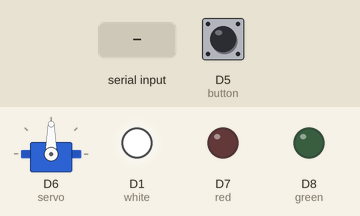
The sketch below on a simulated ESP8266 (NodeMCU). Shown: servo, output pins drawn as LEDs (lit = HIGH). Inputs (shaded band) come from the test bench; at power-on: D5 (button) HIGH. WiFi joins after 1.5 s; servers stay silent unless stated; what the sketch prints to the serial monitor is not drawn.

Above: at 2.7 s.
2.8 s: D5 (button) pulled LOW for 2.35 s
At 3.65 s:
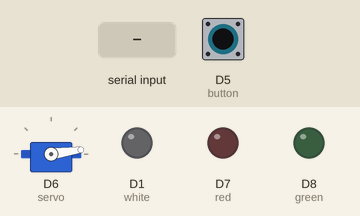
At 5.3 s:
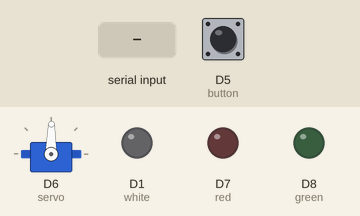
6.6 s: "path not exist\n" received over Serial
At 9.6 s:
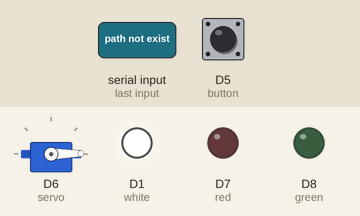
10.1 s: "1\n" received over Serial
Timing chart, 0 to 13.1 s (numbered marks = the images above; inputs shaded):
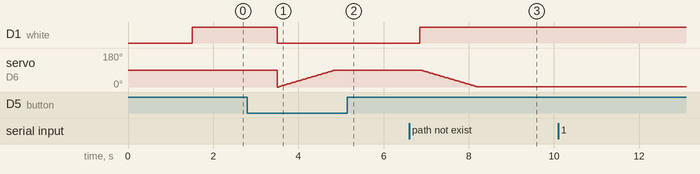

Measured:
- after the input at 2.8 s, D1 (white): HIGH → LOW after 0.70 s
- after the input at 10.1 s, every drawn part: stays the same

The sketch:

firebaseSendData.ino
```cpp
// (licence header left out)
//This example shows how to read and write database rules

//FirebaseESP8266.h must be included before ESP8266WiFi.h
#include <SoftwareSerial.h>
#include "FirebaseESP8266.h"
#include <ESP8266WiFi.h>
#include <Servo.h>

#define WIFI_SSID "ishzark"
#define WIFI_PASSWORD "1234567890"
#define FIREBASE_HOST "myclasswebsite-3eca2.firebaseio.com"
#define FIREBASE_AUTH "LqIDz7Mh22syKqKtThQZZtlvgIMD1BVwXQIlRWoo"

//Define Firebase Data object
FirebaseData firebaseData;
FirebaseJson json;
QueryFilter query;
Servo servo;

String datanya;
int deg = 0;
int data;
int pos;
const int white = D1;
const int green = D8;
const int red = D7;
const int button = D5;

void setup() {
  Serial.begin(115200);
  servo.attach(D6);
  pinMode(green, OUTPUT);
  pinMode(red, OUTPUT);
  pinMode(white, OUTPUT);
  pinMode(button, INPUT_PULLUP);

  WiFi.begin(WIFI_SSID, WIFI_PASSWORD);
  Serial.print("Connecting to Wi-Fi");
  while (WiFi.status() != WL_CONNECTED)
  {
    Serial.print(".");
    delay(300);
  }
  Serial.println();
  Serial.print("Connected with IP: ");
  Serial.println(WiFi.localIP());
  Serial.println();

  Firebase.begin(FIREBASE_HOST, FIREBASE_AUTH);
  Firebase.reconnectWiFi(true);

}

void loop() {

  data = digitalRead(button);
  if( data == 1 ) {
    naikDeg();
  } else {
    turunDeg();
  }
  while(Serial.available() > 0){
    datanya = Serial.readStringUntil('\n');
    datanya.trim();
    Serial.print("Dari Arduino : " + datanya);
    kirimData(datanya);
  }
  delay(2000);
}

void kirimData(String idNFC ) {

  if (Firebase.getJSON(firebaseData, "/Users/" + idNFC, query))
{
  //Success, then try to read the JSON payload value
  Serial.println(firebaseData.jsonString());
  json.set("Status", "Dikenali");
  json.set("IdNFC", idNFC);

  if(Firebase.pushJSON(firebaseData, "/Log/", json)) {
    Serial.println("Log Berhasil");
  } else {
      Serial.println("Log Gagal");
  }
  portal();

} else {
  //Failed to get JSON data at defined database path, print out the error reason
  Serial.println(firebaseData.errorReason());
  if(firebaseData.errorReason() == "path not exist") {
    json.set("IdNFC", idNFC);
    json.set("Status", "Tidak Dikenali");

    if(Firebase.pushJSON(firebaseData, "/Log/", json)) {
      Serial.println("Log Berhasil");
    } else {
      Serial.println("Log Gagal");
    }
    digitalWrite(red, HIGH);
    delay(3000);
    digitalWrite(red, LOW);
  }
}

//Clear all query parameters
query.clear();

}

void turunDeg() {
  digitalWrite(white, LOW);
  for (deg ; deg < 90; deg++) {
  servo.write(deg);
  delay(15);
  }
}

void naikDeg() {
  digitalWrite(white, HIGH);
  for (deg; deg >= 1; deg--) {
  servo.write(deg);
  delay(15);
  }
}

void turun() {
  for (pos = 0; pos < 90; pos ++) {
  servo.write(pos);
  delay(15);
  }
}

void naik() {
  digitalWrite(green, HIGH);
  for (pos = 90; pos >= 1; pos --) {
  servo.write(pos);
  delay(15);
  }
}

void portal() {
  naik();
  delay(5000);
  digitalWrite(green, LOW);
  turun();
}
```
